Frame 1 (no input): blank canvas, image omitted
Frame 60 (no input): blank canvas, image omitted
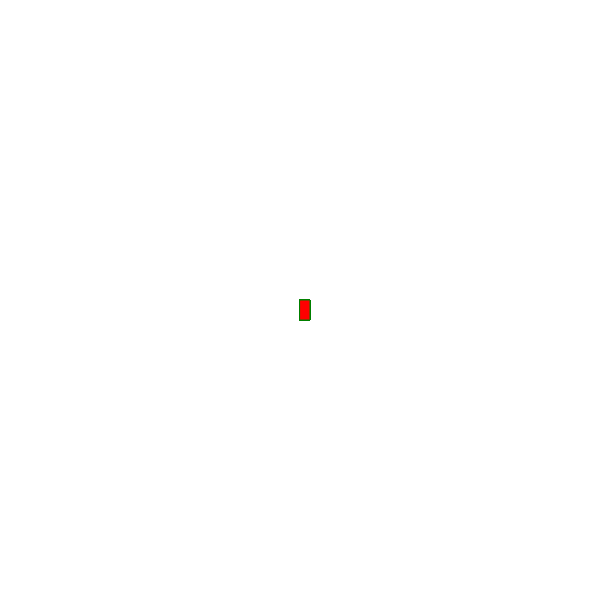
Frame 120 (the mouse pressed at the canvas centre since frame 60)

The p5.js sketch whose frames 1 and 60 were blank and that drew this single picture after the mouse press (run headless with seeded random() and noise() and a simulated clock; from frame 60 on, the mouse is pressed at the canvas centre):

// p5.js sketch
// ── sketch.js
function setup() {
    createCanvas(600, 600);
     background("white");
  }
  
  function draw() {
   
    
      stroke("green")
      fill("red");
    
    // console.log(MouseIsPressed)
    
    if(mouseIsPressed){
      
        rect (mouseX,mouseY,10,20);
      
   }   
  }
